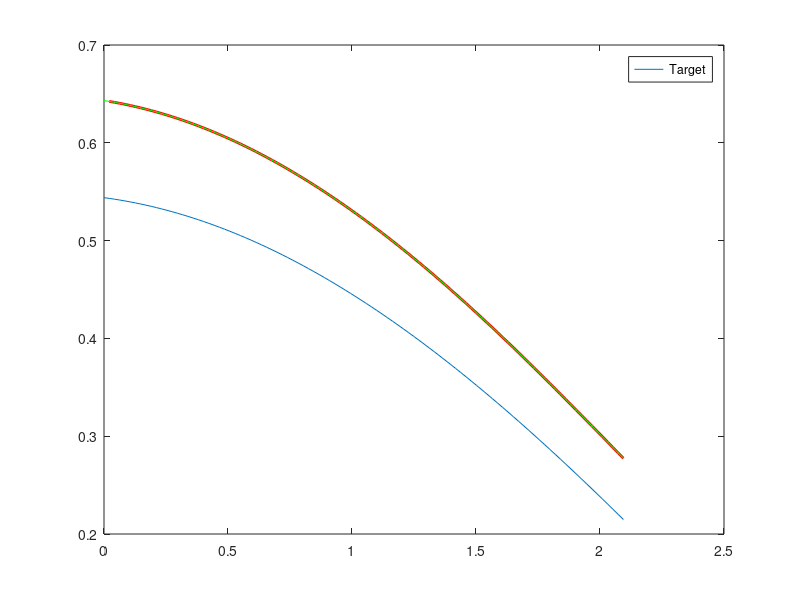
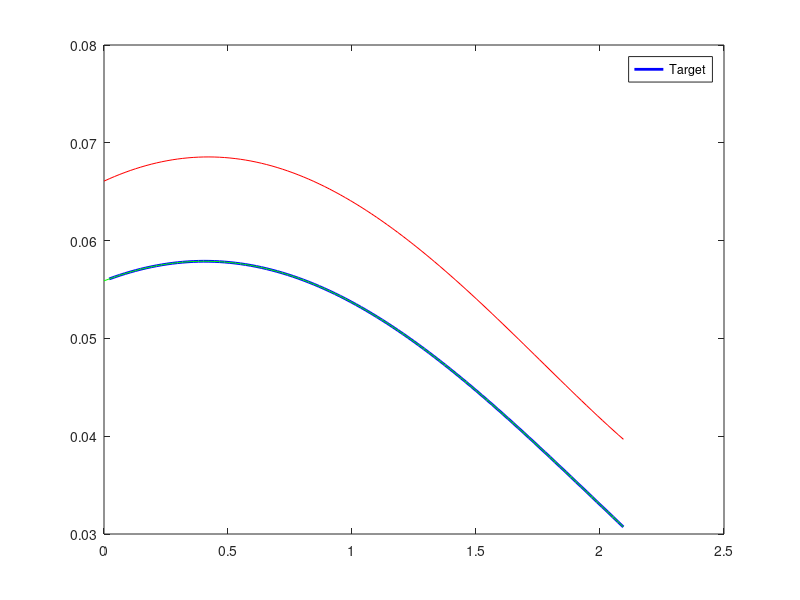
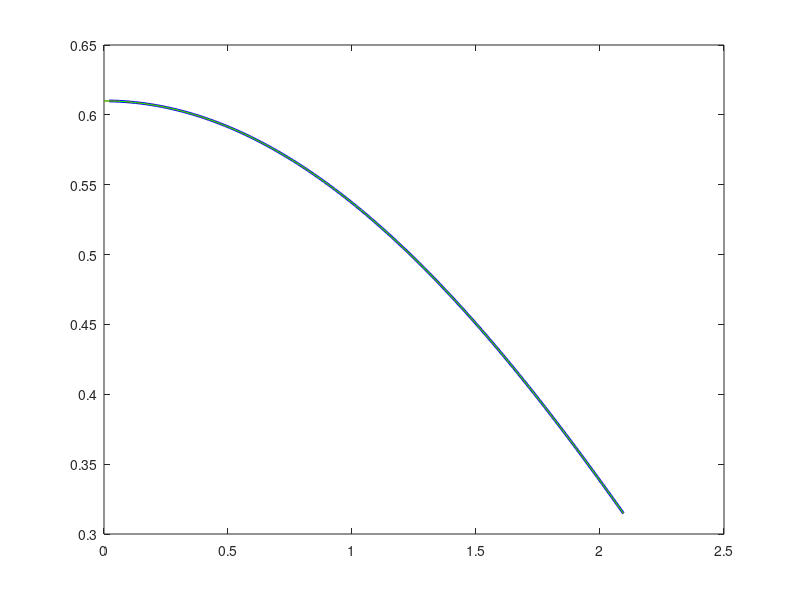

Recreate these plots in MATLAB, in order.
clear variables
close all
clc

n = 100;
L1 = .35;
L2 = .26;

phi = -pi/3;
phi1 = phi*ones(1, n);
phi2 = linspace(0, 2*pi/3, n);

sh_pos = [0; 0]; 
R_el = [cos(phi), -sin(phi); sin(phi), cos(phi)];
el_posBeta = sh_pos+([L1; 0]);
beta = zeros(1, n);
wrist_position = zeros(2, n);
for j = 1:n
    
    R_wr = [cos(phi2(j)), -sin(phi2(j)); sin(phi2(j)), cos(phi2(j))];
    wrist_position(:, j) = el_posBeta+(R_wr*[L2; 0]); 
    beta(j) = atan2(wrist_position(2, j), wrist_position(1, j));
    
end

p = [pi/4, .1];
angle = p(1);
radius = p(2);
R = [cos(-pi/2+angle), -sin(-pi/2+angle); sin(-pi/2+angle), cos(-pi/2+angle)];

mar_norm = R*[0; radius];
mar_pos = mar_norm+sh_pos;

spring_length1 = sqrt((wrist_position(2, :)-mar_pos(2)).^2+(wrist_position(1, :)-mar_pos(1)).^2);
spring2 = @(p, phi1, phi2) sqrt((L2.*sin(phi2)./sin(beta)).^2+p(2)^2-2*p(2)*(L2.*sin(phi2)./sin(beta)).*cos(p(1)-beta-phi1));

spring = @(p, phi1, phi2) sqrt((sqrt(L1^2+L2^2-2*L1*L2.*cos(pi-(phi2)))).^2+p(2)^2-2*p(2)*sqrt(L1^2+L2^2-2*L1*L2.*cos(pi-(phi2))).*...
    cos(p(1)-beta-phi1));

figure(1)
plot(phi2, spring_length1);



spring_length2 = spring2(p, phi1, phi2);
hold on
plot(phi2, spring_length2, 'r', 'linewidth', 2);
spring_length = spring(p, phi1, phi2);
plot(phi2, spring_length, 'g');
legend('Target')

torqueArm1 = @(p, phi1, phi2) (p(2)*(L1^2+L2^2-2*L1*L2.*cos(pi-(phi2))).*...
    sin(p(1)-beta-phi1))./...
    sqrt((L2.*sin(phi2)./sin(beta)).^2+p(2)^2-2*p(2)*(L2.*sin(phi2)./sin(beta)).*cos(p(1)-beta-phi1));
torqueArm2 = @(p, phi1, phi2) (p(2)*(L1^2+L2^2-2*L1*L2.*cos(pi-(phi2))).*...
    sin(p(1)-beta-phi1))./...
    spring_length1;
torqueArm = @(p, phi1, phi2) (p(2)*(L1^2+L2^2-2*L1*L2.*cos(pi-(phi2))).*...
    sin(p(1)-beta-phi1))./...
    sqrt((sqrt(L1^2+L2^2-2*L1*L2.*cos(pi-(phi2)))).^2+p(2)^2-2*p(2)*sqrt(L1^2+L2^2-2*L1*L2.*cos(pi-(phi2))).*...
    cos(p(1)-beta-phi1));

figure(2)
plot(phi2, torqueArm1(p, phi1, phi2), 'b','linewidth', 2)
hold on
plot(phi2, torqueArm2(p, phi1, phi2), 'r')
hold on
plot(phi2, torqueArm(p, phi1, phi2), 'g')
legend('Target')

figure(3)
H1 = L2.*sin(pi-phi2)./sin(beta);
H2 = sqrt(L1^2+L2^2-2*L1*L2.*cos(pi-phi2));
H3 = sqrt((wrist_position(2, :)-sh_pos(2)).^2+(wrist_position(1, :)-sh_pos(1)).^2);
plot(phi2, H1, 'b', 'linewidth', 2)
hold on
plot(phi2, H2, 'r')
hold on
plot(phi2, H3, 'g')